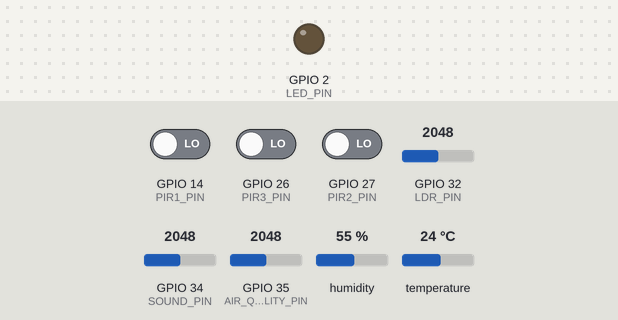
Recording of a sketch running on a simulated ESP32. Shown: output pins drawn as LEDs (lit = HIGH). The inputs (shaded band) are chosen by the test bench; at power-on: GPIO 14 (PIR1_PIN) LOW, GPIO 26 (PIR3_PIN) LOW, GPIO 27 (PIR2_PIN) LOW, GPIO 32 (LDR_PIN) = 2048, GPIO 34 (SOUND_PIN) = 2048, GPIO 35 (AIR_QUALITY_PIN) = 2048, humidity 55 %, temperature 24 °C. WiFi joins after 1.5 s; servers stay silent unless stated; uploads are accepted with an empty reply; what the sketch prints to the serial monitor is not drawn.

Above: at 14.7 s.
At 19.29 s:
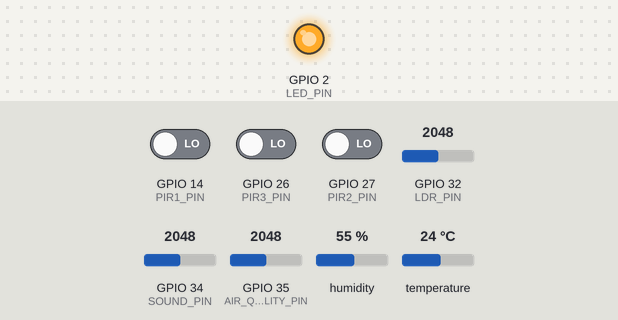
Timing chart, 0 to 19.9 s (numbered marks = the images above):
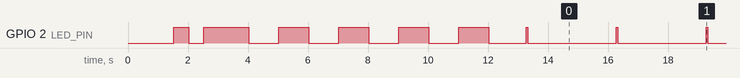

The sketch:

smart_classroom.ino
```cpp
/*
 * ═══════════════════════════════════════════════════════════════
 *  ESP32 SENSOR NODE — Smart Classroom IoT System
 *  Team-8 | GLA University | B.Tech CSE (AI-ML)
 *
 *  Hardware: ESP32 DevKit V1 (30-pin)
 *  Sensors:
 *    - DHT11/DHT22 (Temperature & Humidity) on GPIO 4
 *    - PIR-1 HC-SR501 (Left Zone) on GPIO 14
 *    - PIR-2 HC-SR501 (Center Zone) on GPIO 27
 *    - PIR-3 HC-SR501 (Right Zone) on GPIO 26
 *    - KY-037/KY-038 Sound Sensor on GPIO 34 (ADC1)
 *    - MQ-135 Air Quality (optional) on GPIO 35 (ADC1)
 *    - LDR Light Sensor (optional) on GPIO 32 (ADC1)
 *
 *  Communication: HTTP POST to Flask server every 3 seconds
 *
 *  Required Libraries (install via Arduino Library Manager):
 *    - DHT sensor library by Adafruit
 *    - ArduinoJson by Benoit Blanchon
 *    - WiFi (built-in for ESP32)
 *    - HTTPClient (built-in for ESP32)
 * ═══════════════════════════════════════════════════════════════
 */

#include <WiFi.h>
#include <HTTPClient.h>
#include <ArduinoJson.h>
#include <DHT.h>

// ═══════════════════════════════════════
// ═══ CONFIGURATION — CHANGE THESE! ═══
// ═══════════════════════════════════════

// WiFi credentials — UPDATE THESE for your network
const char* WIFI_SSID     = "YOUR_WIFI_SSID";       // <-- Change this
const char* WIFI_PASSWORD = "YOUR_WIFI_PASSWORD";    // <-- Change this

// Flask server IP — UPDATE THIS to your laptop's IP
// Find your IP: Open CMD → type "ipconfig" → look for IPv4 Address
const char* SERVER_IP   = "192.168.1.100";           // <-- Change this
const int   SERVER_PORT = 5000;

// Device identity
const char* ESP_ID   = "ESP32-01";   // Change to "ESP32-02" for second board
const char* ROOM     = "Room A101";  // Change per classroom

// Timing
const unsigned long SEND_INTERVAL = 3000;  // Send data every 3 seconds (ms)

// ═══════════════════════════════════════
// ═══ PIN DEFINITIONS ═══
// ═══════════════════════════════════════

// DHT Sensor
#define DHT_PIN       4
#define DHT_TYPE      DHT11    // Change to DHT22 if using DHT22

// PIR Motion Sensors (3 zones for classroom coverage)
#define PIR1_PIN      14   // Left zone
#define PIR2_PIN      27   // Center zone
#define PIR3_PIN      26   // Right zone

// Sound Sensor (KY-037/KY-038) — Analog output
#define SOUND_PIN     34   // Must use ADC1 pins (32-39) when WiFi active

// MQ-135 Air Quality Sensor (optional) — Analog output
#define AIR_QUALITY_PIN  35  // ADC1

// LDR Light Sensor (optional) — Analog output
#define LDR_PIN       32   // ADC1

// Built-in LED for status indication
#define LED_PIN       2    // Built-in LED on most ESP32 boards

// ═══════════════════════════════════════
// ═══ FEATURE TOGGLES ═══
// ═══════════════════════════════════════

// Set to false if you don't have these optional sensors
#define USE_AIR_QUALITY  true   // MQ-135 connected?
#define USE_LDR          true   // LDR connected?

// ═══════════════════════════════════════
// ═══ GLOBALS ═══
// ═══════════════════════════════════════

DHT dht(DHT_PIN, DHT_TYPE);
unsigned long lastSendTime = 0;
int sendCount = 0;
bool serverConnected = false;

// Sound sampling variables
const int SOUND_SAMPLES = 50;  // Number of samples for averaging

// ═══════════════════════════════════════
// ═══ SETUP ═══
// ═══════════════════════════════════════

void setup() {
  Serial.begin(115200);
  delay(1000);

  Serial.println();
  Serial.println("═══════════════════════════════════════════");
  Serial.println("  Smart Classroom IoT Sensor Node");
  Serial.println("  Team-8 | GLA University");
  Serial.println("═══════════════════════════════════════════");

  // Initialize pins
  pinMode(PIR1_PIN, INPUT);
  pinMode(PIR2_PIN, INPUT);
  pinMode(PIR3_PIN, INPUT);
  pinMode(SOUND_PIN, INPUT);
  pinMode(LED_PIN, OUTPUT);

  #if USE_AIR_QUALITY
    pinMode(AIR_QUALITY_PIN, INPUT);
  #endif

  #if USE_LDR
    pinMode(LDR_PIN, INPUT);
  #endif

  // Initialize DHT sensor
  dht.begin();

  // Connect to WiFi
  connectWiFi();

  // PIR sensors need ~60 seconds to calibrate
  Serial.println("[INIT] Waiting 10s for PIR sensor calibration...");
  for (int i = 10; i > 0; i--) {
    Serial.printf("  %d seconds...\n", i);
    digitalWrite(LED_PIN, !digitalRead(LED_PIN));
    delay(1000);
  }
  digitalWrite(LED_PIN, LOW);

  Serial.println("[INIT] System ready! Starting data collection...\n");
}

// ═══════════════════════════════════════
// ═══ MAIN LOOP ═══
// ═══════════════════════════════════════

void loop() {
  // Ensure WiFi connection
  if (WiFi.status() != WL_CONNECTED) {
    connectWiFi();
  }

  // Send data at configured interval
  if (millis() - lastSendTime >= SEND_INTERVAL) {
    lastSendTime = millis();

    // Read all sensors
    float temperature = readTemperature();
    float humidity = readHumidity();
    int pir1 = readPIR(PIR1_PIN);
    int pir2 = readPIR(PIR2_PIN);
    int pir3 = readPIR(PIR3_PIN);
    float soundLevel = readSoundLevel();
    int soundRaw = analogRead(SOUND_PIN);
    float airQuality = 0;
    float ldrValue = 0;

    #if USE_AIR_QUALITY
      airQuality = readAirQuality();
    #endif

    #if USE_LDR
      ldrValue = readLDR();
    #endif

    // Print to Serial monitor for debugging
    Serial.printf("[#%d] Temp: %.1f°C | Hum: %.1f%% | PIR: %d/%d/%d | Sound: %.1f dB",
      ++sendCount, temperature, humidity, pir1, pir2, pir3, soundLevel);

    #if USE_AIR_QUALITY
      Serial.printf(" | AQ: %.0f", airQuality);
    #endif
    #if USE_LDR
      Serial.printf(" | LDR: %.0f", ldrValue);
    #endif
    Serial.println();

    // Send to Flask server
    sendToServer(temperature, humidity, pir1, pir2, pir3,
                 soundLevel, soundRaw, airQuality, ldrValue);
  }
}

// ═══════════════════════════════════════
// ═══ WIFI CONNECTION ═══
// ═══════════════════════════════════════

void connectWiFi() {
  Serial.printf("[WiFi] Connecting to %s", WIFI_SSID);
  WiFi.begin(WIFI_SSID, WIFI_PASSWORD);
  WiFi.setAutoReconnect(true);

  int attempts = 0;
  while (WiFi.status() != WL_CONNECTED && attempts < 30) {
    delay(500);
    Serial.print(".");
    attempts++;
    digitalWrite(LED_PIN, !digitalRead(LED_PIN));
  }

  if (WiFi.status() == WL_CONNECTED) {
    Serial.printf("\n[WiFi] Connected! IP: %s\n", WiFi.localIP().toString().c_str());
    Serial.printf("[WiFi] Server target: http://%s:%d\n", SERVER_IP, SERVER_PORT);
    digitalWrite(LED_PIN, HIGH);
    delay(500);
    digitalWrite(LED_PIN, LOW);
  } else {
    Serial.println("\n[WiFi] Connection FAILED! Will retry...");
  }
}

// ═══════════════════════════════════════
// ═══ SENSOR READING FUNCTIONS ═══
// ═══════════════════════════════════════

float readTemperature() {
  float temp = dht.readTemperature();
  if (isnan(temp)) {
    Serial.println("[WARN] DHT temperature read failed, using last value");
    return 23.0;  // Default fallback
  }
  return temp;
}

float readHumidity() {
  float hum = dht.readHumidity();
  if (isnan(hum)) {
    Serial.println("[WARN] DHT humidity read failed, using last value");
    return 50.0;  // Default fallback
  }
  return hum;
}

int readPIR(int pin) {
  // PIR outputs HIGH (1) when motion detected
  return digitalRead(pin);
}

float readSoundLevel() {
  /*
   * KY-037/KY-038 outputs analog value 0-4095 on ESP32.
   * We sample multiple times to get an accurate reading,
   * then convert to approximate dB scale.
   *
   * Calibration notes:
   * - Silent room: ~30-40 dB (raw ~100-500)
   * - Normal conversation: ~55-65 dB (raw ~1000-2000)
   * - Loud noise: ~75-90 dB (raw ~2500-3500)
   *
   * Adjust the mapping formula based on your specific sensor.
   */
  long sum = 0;
  int peak = 0;

  for (int i = 0; i < SOUND_SAMPLES; i++) {
    int raw = analogRead(SOUND_PIN);
    int amplitude = abs(raw - 2048);  // Center around midpoint
    sum += amplitude;
    if (amplitude > peak) peak = amplitude;
    delayMicroseconds(200);
  }

  float avgAmplitude = (float)sum / SOUND_SAMPLES;

  // Map amplitude to approximate dB (adjust these values after calibration)
  // Using logarithmic mapping for more realistic dB values
  float db;
  if (avgAmplitude < 10) {
    db = 30.0;  // Very quiet
  } else {
    db = 20.0 * log10(avgAmplitude) + 20.0;  // Approximate dB conversion
  }

  // Clamp to realistic classroom range
  db = constrain(db, 25.0, 100.0);

  return db;
}

float readAirQuality() {
  /*
   * MQ-135 outputs analog value.
   * Higher values = more pollution (CO2, NH3, etc.)
   * Raw values need calibration for actual PPM readings.
   *
   * For demo purposes, we map to a 0-500 scale:
   * 0-50: Good | 50-100: Moderate | 100-200: Unhealthy
   * 200-300: Very Unhealthy | 300+: Hazardous
   */
  int raw = analogRead(AIR_QUALITY_PIN);

  // Simple mapping: 0-4095 → 0-500 AQI proxy
  float aqi = map(raw, 0, 4095, 0, 500);

  // Apply smoothing (basic low-pass filter)
  static float lastAqi = 0;
  aqi = 0.7 * aqi + 0.3 * lastAqi;
  lastAqi = aqi;

  return aqi;
}

float readLDR() {
  /*
   * LDR (Light Dependent Resistor) with voltage divider.
   * Higher analog value = more light.
   * Range: 0 (dark) to 4095 (bright)
   */
  int raw = analogRead(LDR_PIN);

  // Map to 0-1000 lux approximation
  float lux = map(raw, 0, 4095, 0, 1000);
  return lux;
}

// ═══════════════════════════════════════
// ═══ DATA TRANSMISSION ═══
// ═══════════════════════════════════════

void sendToServer(float temp, float hum, int pir1, int pir2, int pir3,
                  float soundDb, int soundRaw, float airQuality, float ldrValue) {

  if (WiFi.status() != WL_CONNECTED) {
    Serial.println("[HTTP] WiFi not connected, skipping send");
    return;
  }

  HTTPClient http;
  String url = String("http://") + SERVER_IP + ":" + SERVER_PORT + "/api/sensor-data";

  http.begin(url);
  http.addHeader("Content-Type", "application/json");
  http.setTimeout(5000);  // 5 second timeout

  // Build JSON payload
  StaticJsonDocument<512> doc;
  doc["esp_id"] = ESP_ID;
  doc["room"] = ROOM;
  doc["temperature"] = round(temp * 10.0) / 10.0;  // 1 decimal
  doc["humidity"] = round(hum * 10.0) / 10.0;
  doc["pir1"] = pir1;
  doc["pir2"] = pir2;
  doc["pir3"] = pir3;
  doc["sound_level"] = round(soundDb * 10.0) / 10.0;
  doc["sound_raw"] = soundRaw;

  #if USE_AIR_QUALITY
    doc["air_quality"] = round(airQuality);
  #endif

  #if USE_LDR
    doc["ldr_value"] = round(ldrValue);
  #endif

  String payload;
  serializeJson(doc, payload);

  int httpCode = http.POST(payload);

  if (httpCode == 200) {
    String response = http.getString();
    Serial.printf("[HTTP] ✓ Sent OK — Response: %s\n", response.c_str());

    // Blink LED on successful send
    digitalWrite(LED_PIN, HIGH);
    delay(50);
    digitalWrite(LED_PIN, LOW);

    serverConnected = true;
  } else if (httpCode > 0) {
    Serial.printf("[HTTP] ✗ Server error: %d\n", httpCode);
    serverConnected = false;
  } else {
    Serial.printf("[HTTP] ✗ Connection failed: %s\n", http.errorToString(httpCode).c_str());
    serverConnected = false;
  }

  http.end();
}
```

Measured:
- by itself, GPIO 2 (LED_PIN): goes LOW 0.50 s, HIGH 1.5 s, 4 × (LOW 1.0 s, HIGH 1.0 s), LOW 1.2 s, 38 × (HIGH 0.05 s, LOW 3.0 s), HIGH 0.05 s, then LOW
